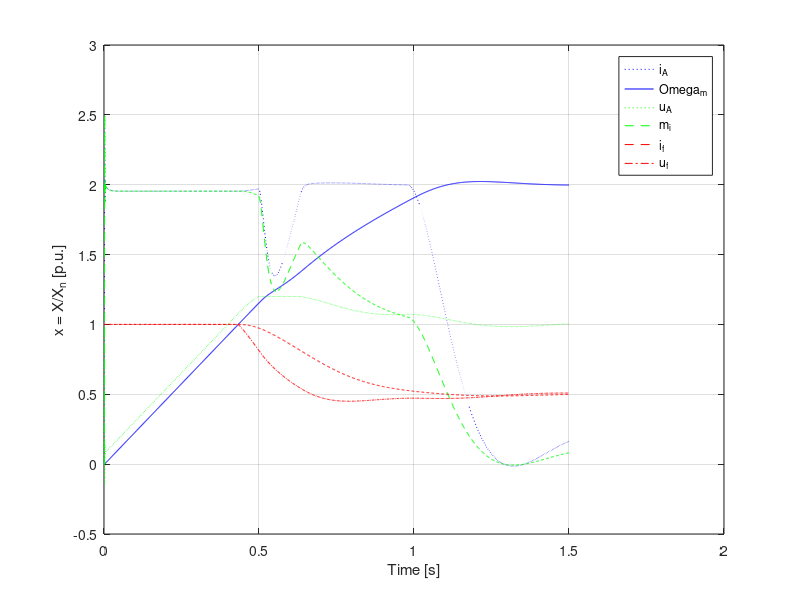

Write MATLAB code to recreate this figure.
function case_2 ( )
%−−−−−−−−−−−−−−−−−−−−−−−−−−−−−−−−−−−−−−−−−−−−−−−−−−−−−−−−−−−−−−−
% 1. Constant definitions
%
T_A = 0.01; % Armature time constant
T_f = 0.2; % Excitation time constant
T_J = 0.8; % Ramp−up time
T_abt = 0.001; % Sampling time
tau_A = T_A/T_abt; tau_f = T_f/T_abt; tau_J=T_J/T_abt;
r_A =0.04; % Relative armature resistor (r_A = R_A / (U_AN/ I_AN ) )
r_f =1; % Relative field excitation resistor (r_f = R_f / ( U_fN / I_fN ) )
k_max=1.5/T_abt;
K_R_om=20; T_R_om=0.1; % Parameter speed controller
q0_om =K_R_om; q1_om=K_R_om*(T_abt/T_R_om -1);
K_R_A=0.5; T_R_A=0.01; % Parameter armature current controller
q0_A =K_R_A; q1_A=K_R_A*(T_abt/T_R_A -1);
K_R_f=1;   T_R_f=0.05; % Parameter field current controller
q0_f =K_R_f; q1_f=K_R_f*(T_abt/T_R_f -1);
%−−−−−−−−−−−−−−−−−−−−−−−−−−−−−−−−−−−−−−−−−−−−−−−−−−−−−−−−−−−−−−−
% 2. Input values / equations
%
for k=1:k_max+1
    Om_soll(k)=2;
    m_L(k)=0.1;
end

%−−−−−−−−−−−−−−−−−−−−−−−−−−−−−−−−−−−−−−−−−−−−−−−−−−−−−−−−−−−−−−−
% 3. Start values
%
i_A(1)=0;Phi_f(1)=1;Om(1)=0;
i_f(1)=1;m_i(1)=i_A(1)*Phi_f(1);
i_ASoll(1)=0;u_A(1)=0;u_f(1)=1;i_fSoll(1)=1;
e_om(1)=0;e_A(1)=0;e_f(1)=0;

for k=1:k_max
    %---------------------------------------------------------------------
    % 4. Calculate DC motor
    %
    i_A(k+1)  =(1-1/tau_A)*i_A(k)+(u_A(k)-Om(k)*Phi_f(k))/tau_A/r_A;
    Phi_f(k+1)=Phi_f(k)+(u_f(k)/r_f-i_f(k))/tau_f;
    i_f(k+1)  =Phi_f(k+1);
    m_i(k+1)  =Phi_f(k+1)*i_A(k+1);
    Om(k+1)   =Om(k)+(m_i(k)-m_L(k))/tau_J;
    %---------------------------------------------------------------------
    % 5. Calculate controller + set value limits
    %
    e_om(k+1)=Om_soll(k+1)-Om(k+1);
    i_ASoll(k+1)=i_ASoll(k)+q0_om*e_om(k+1)+q1_om*e_om(k);
    i_ASoll(k+1)=local_limit(i_ASoll(k+1),2.0);
    e_A(k+1)=i_ASoll(k+1)-i_A(k+1);
    u_A(k+1)=u_A(k)+q0_A*e_A(k+1)+q1_A*e_A(k);
    u_A(k+1)=local_limit(u_A(k+1),1.2);
    if abs(Om(k+1)) > 1
        i_fSoll(k+1)=1/abs(Om(k+1));
    else
        i_fSoll(k+1)=1;
    end
    e_f(k+1)=i_fSoll(k+1)-i_f(k+1);
    u_f(k+1)=u_f(k)+q0_f*e_f(k+1)+q1_f*e_f(k);
    u_f(k+1)=local_limit(u_f(k+1),1.0);
end
zeit=linspace(0,1.5,k_max+1);
% plot(zeit,Om,zeit,u_f,zeit,i_f,zeit,i_A,zeit,m_i)
plot(zeit,i_A,'b:',zeit,Om,'b',zeit,u_A,'g:',zeit,m_i,'g--',...
     zeit,i_f,'r--',zeit,u_f,'r-.');
xlabel("Time [s]")
ylabel("x = X/X_n [p.u.]")
legend("i_A", "\Omega_m","u_A", "m_i","i_f","u_f")
grid on
print(gcf,'case_2.png','-dpng','-r300');  

%-------------------------------------------------------------------------
% Limits of the set point values as local function
%
function back = local_limit(val,lim)
if val > lim
    back = lim;
elseif val < -lim
    back = -lim;
else
    back = val;
end
return